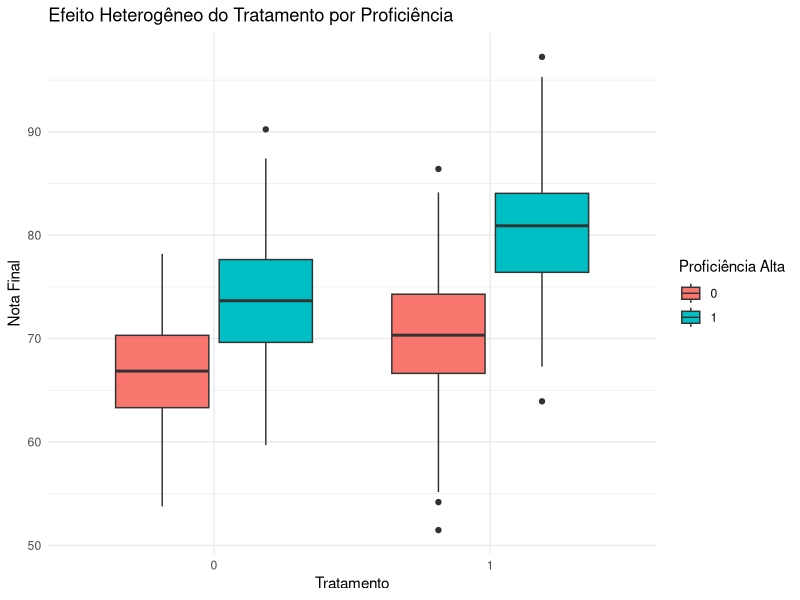

R code for this plot:

# Aula #02 - Laboratório: RCTs e Regressão (Versão Estendida)
# Objetivo: simular um RCT, estimar efeitos médios, heterogeneidade, ITT, TOT, ATE e ATT

# 1. Configuração inicial
set.seed(123)
n <- 500

# 2. Geração de dados
# Covariável: nota inicial
nota_inicial <- rnorm(n, mean = 50, sd = 10)

# Heterogeneidade: nível de proficiência (baixo ou alto)
proficiencia_alta <- ifelse(nota_inicial > 50, 1, 0)

# Atribuição aleatória ao tratamento
Z <- rbinom(n, 1, 0.5)  # Random assignment (instrumento)

# Não conformidade: nem todos os sorteados recebem o tratamento
recebeu_tratamento <- ifelse(Z == 1, rbinom(n, 1, 0.85), rbinom(n, 1, 0.10))

# Efeitos heterogêneos: efeito maior para proficiência alta
efeito_base <- 3
efeito_hetero <- 4  # efeito adicional para alunos com proficiência alta

# Gerar resultado (nota final)
nota_final <- 45 + 0.5 * nota_inicial + 
              efeito_base * recebeu_tratamento +
              efeito_hetero * (recebeu_tratamento * proficiencia_alta) +
              rnorm(n, 0, 5)

# 3. Criar data.frame
dados <- data.frame(
  Z = Z,
  tratamento = recebeu_tratamento,
  nota_inicial = nota_inicial,
  proficiencia_alta = proficiencia_alta,
  nota_final = nota_final
)

# 4. Estimativa ITT (intention-to-treat)
itt_model <- lm(nota_final ~ Z, data = dados)
summary(itt_model)

# 5. Estimativa TOT via variável instrumental
# Estimação de TOT (compliance-adjusted effect)
# Etapa 1: prever tratamento a partir do instrumento Z
library(AER)
iv_model <- ivreg(nota_final ~ tratamento | Z, data = dados)
summary(iv_model)

# 6. Regressão com efeitos heterogêneos
het_model <- lm(nota_final ~ tratamento * proficiencia_alta + nota_inicial, data = dados)
summary(het_model)

# 7. Estimar ATE e ATT
# ATE estimado diretamente do modelo com tratamento
ate_model <- lm(nota_final ~ tratamento + nota_inicial, data = dados)
summary(ate_model)

# ATT: média do efeito entre os tratados
library(Matching)
att_out <- Match(Y = dados$nota_final, Tr = dados$tratamento, X = dados$nota_inicial, M = 1)
summary(att_out)

# 8. Visualização: efeitos heterogêneos
library(ggplot2)

ggplot(dados, aes(x = as.factor(tratamento), y = nota_final, fill = as.factor(proficiencia_alta))) +
  geom_boxplot() +
  labs(x = "Tratamento", y = "Nota Final", fill = "Proficiência Alta",
       title = "Efeito Heterogêneo do Tratamento por Proficiência") +
  theme_minimal()

# 9. Conclusão
# Compare ITT vs TOT, avalie presença de heterogeneidade e discuta diferenças entre ATE e ATT.
